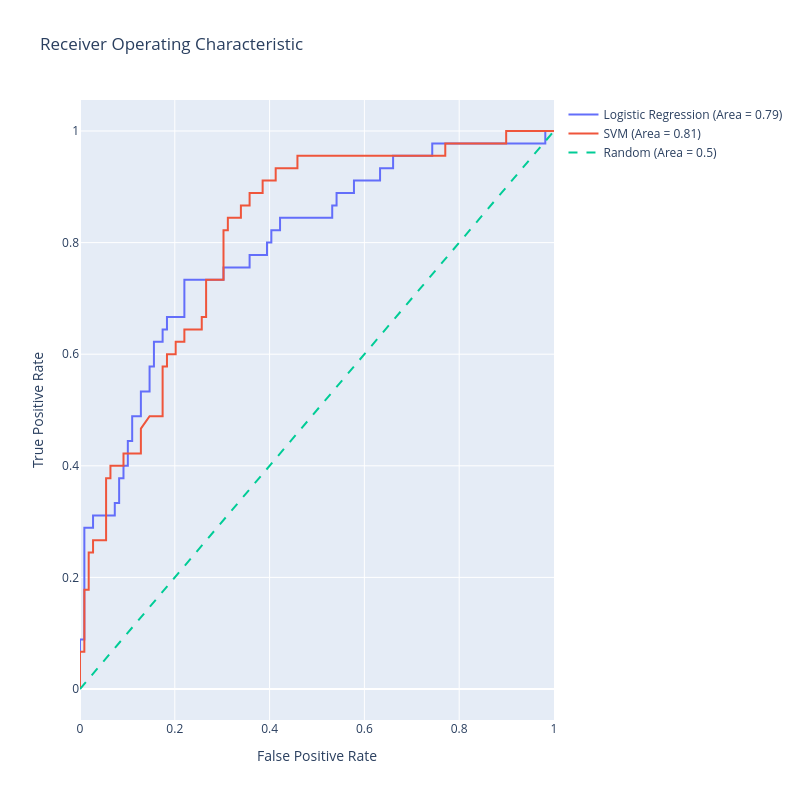

Source (notebook cell):
### Code cell
from sklearn.svm import SVC
from sklearn.metrics import roc_curve, roc_auc_score
from sklearn.preprocessing import StandardScaler

# Assuming that X_train, X_test, y_train, y_test are already defined

# SVM requires feature scaling for better performance
scaler = StandardScaler()
X_train_scaled = scaler.fit_transform(X_train)
X_test_scaled = scaler.transform(X_test)

# Logistic Regression model
lr_model = LogisticRegression(max_iter=1000)
lr_model.fit(X_train, y_train)
lr_scores = lr_model.predict_proba(X_test)[:,1]

# SVM model
svm_model = SVC(probability=True)
svm_model.fit(X_train_scaled, y_train)
svm_scores = svm_model.predict_proba(X_test_scaled)[:,1]

# Generate ROC curve data for logistic regression model
lr_fpr, lr_tpr, lr_thresholds = roc_curve(y_test, lr_scores)
lr_auc = roc_auc_score(y_test, lr_scores)

# Generate ROC curve data for SVM model
svm_fpr, svm_tpr, svm_thresholds = roc_curve(y_test, svm_scores)
svm_auc = roc_auc_score(y_test, svm_scores)

# Generate a trace for the Logistic Regression ROC curve
trace0 = go.Scatter(
    x=lr_fpr,
    y=lr_tpr,
    mode='lines',
    name=f'Logistic Regression (Area = {lr_auc:.2f})'
)

# Generate a trace for the SVM ROC curve
trace1 = go.Scatter(
    x=svm_fpr,
    y=svm_tpr,
    mode='lines',
    name=f'SVM (Area = {svm_auc:.2f})'
)

# Diagonal line
trace2 = go.Scatter(
    x=[0, 1],
    y=[0, 1],
    mode='lines',
    name='Random (Area = 0.5)',
    line=dict(dash='dash')
)

data = [trace0, trace1, trace2]

# Define layout with square aspect ratio
layout = go.Layout(
    title='Receiver Operating Characteristic',
    xaxis=dict(title='False Positive Rate'),
    yaxis=dict(title='True Positive Rate'),
    autosize=False,
    width=800,
    height=800,
    showlegend=True
)

# Define figure and add data
fig = go.Figure(data=data, layout=layout)

# Show figure
fig.show()

# As you can see down below in the graph that the AUC-ROC curve or area for ROC curve is 0.79 and the area for SVM is 0.81.
# so we can say that SVM is performing better than the logistic regression, higher the better

### Figure 1 — Plotly figure (JSON) as saved in the notebook; plotly's stock layout.template omitted (floating-point values rounded to 4 significant figures)
{"data": [{"mode": "lines", "name": "Logistic Regression (Area = 0.79)", "type": "scatter", "x": [0.0, 0.0, 0.0, 0.009174, 0.009174, 0.02752, 0.02752, 0.07339, 0.07339, 0.08257, 0.08257, 0.09174, 0.09174, 0.1009, 0.1009, 0.1101, 0.1101, 0.1284, 0.1284, 0.1468, 0.1468, 0.156, 0.156, 0.1743, 0.1743, 0.1835, 0.1835, 0.2202, 0.2202, 0.3028, 0.3028, 0.3578, 0.3578, 0.3945, 0.3945, 0.4037, 0.4037, 0.422, 0.422, 0.5321, 0.5321, 0.5413, 0.5413, 0.578, 0.578, 0.633, 0.633, 0.6606, 0.6606, 0.7431, 0.7431, 0.9817, 0.9817, 1.0], "y": [0.0, 0.02222, 0.08889, 0.08889, 0.2889, 0.2889, 0.3111, 0.3111, 0.3333, 0.3333, 0.3778, 0.3778, 0.4, 0.4, 0.4444, 0.4444, 0.4889, 0.4889, 0.5333, 0.5333, 0.5778, 0.5778, 0.6222, 0.6222, 0.6444, 0.6444, 0.6667, 0.6667, 0.7333, 0.7333, 0.7556, 0.7556, 0.7778, 0.7778, 0.8, 0.8, 0.8222, 0.8222, 0.8444, 0.8444, 0.8667, 0.8667, 0.8889, 0.8889, 0.9111, 0.9111, 0.9333, 0.9333, 0.9556, 0.9556, 0.9778, 0.9778, 1.0, 1.0]}, {"mode": "lines", "name": "SVM (Area = 0.81)", "type": "scatter", "x": [0.0, 0.0, 0.0, 0.009174, 0.009174, 0.01835, 0.01835, 0.02752, 0.02752, 0.05505, 0.05505, 0.06422, 0.06422, 0.09174, 0.09174, 0.1284, 0.1284, 0.1468, 0.1743, 0.1743, 0.1835, 0.1835, 0.2018, 0.2018, 0.2202, 0.2202, 0.2569, 0.2569, 0.2661, 0.2661, 0.3028, 0.3028, 0.3119, 0.3119, 0.3394, 0.3394, 0.3578, 0.3578, 0.3853, 0.3853, 0.4128, 0.4128, 0.4587, 0.4587, 0.7706, 0.7706, 0.8991, 0.8991, 1.0], "y": [0.0, 0.02222, 0.06667, 0.06667, 0.1778, 0.1778, 0.2444, 0.2444, 0.2667, 0.2667, 0.3778, 0.3778, 0.4, 0.4, 0.4222, 0.4222, 0.4667, 0.4889, 0.4889, 0.5778, 0.5778, 0.6, 0.6, 0.6222, 0.6222, 0.6444, 0.6444, 0.6667, 0.6667, 0.7333, 0.7333, 0.8222, 0.8222, 0.8444, 0.8444, 0.8667, 0.8667, 0.8889, 0.8889, 0.9111, 0.9111, 0.9333, 0.9333, 0.9556, 0.9556, 0.9778, 0.9778, 1.0, 1.0]}, {"line": {"dash": "dash"}, "mode": "lines", "name": "Random (Area = 0.5)", "type": "scatter", "x": [0, 1], "y": [0, 1]}], "layout": {"autosize": false, "height": 800, "showlegend": true, "title": {"text": "Receiver Operating Characteristic"}, "width": 800, "xaxis": {"title": {"text": "False Positive Rate"}}, "yaxis": {"title": {"text": "True Positive Rate"}}}}
